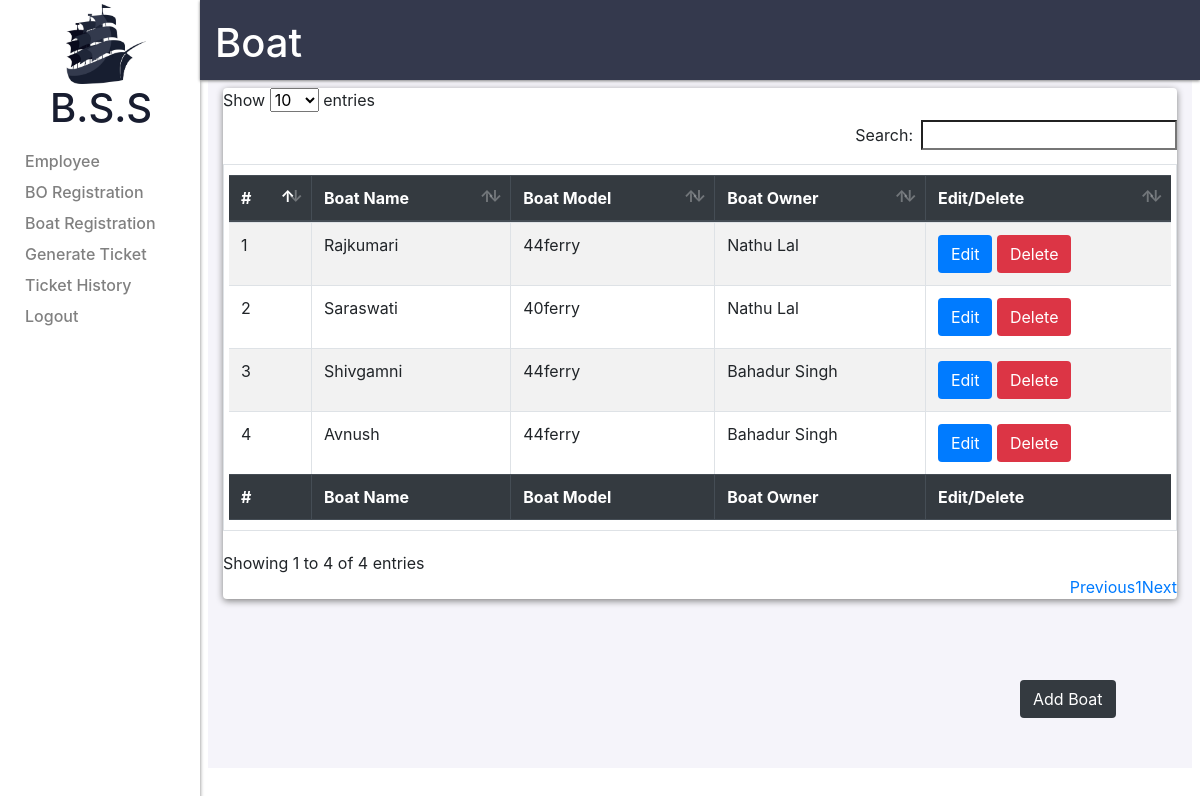
The page /modules/admin/boat_listing.php (signed in) on the database its author committed.
### tables this page shows
CREATE TABLE `boatdetails` (
  `boatid` int(11) NOT NULL,
  `boatowner` int(11) DEFAULT NULL,
  `boatname` varchar(30) DEFAULT NULL,
  `boatnumber` varchar(30) DEFAULT NULL,
  `personcapacity` bigint(20) DEFAULT NULL,
  `weightcapacity` bigint(10) DEFAULT NULL,
  `status` int(1) NOT NULL DEFAULT 0,
  `boatlogo` varchar(50) DEFAULT NULL,
  `boatlogourl` varchar(350) DEFAULT NULL,
  `brandname` varchar(30) DEFAULT NULL,
  `modelname` varchar(30) DEFAULT NULL,
  `createdat` datetime DEFAULT NULL,
  `createdby` int(11) DEFAULT NULL,
  `updatedat` datetime DEFAULT NULL,
  `updatedby` int(11) DEFAULT NULL
);

CREATE TABLE `boatowner` (
  `id` int(11) NOT NULL,
  `username` varchar(30) DEFAULT NULL,
  `name` varchar(32) DEFAULT NULL,
  `email` varchar(30) DEFAULT NULL,
  `adhaarnumber` varchar(30) DEFAULT NULL,
  `pannumber` varchar(20) DEFAULT NULL,
  `mobilenumber` bigint(10) DEFAULT NULL,
  `password` longtext DEFAULT NULL,
  `gender` int(1) DEFAULT NULL,
  `bankname` varchar(30) DEFAULT NULL,
  `ifsc` varchar(10) DEFAULT NULL,
  `accountname` varchar(20) DEFAULT NULL,
  `accountnumber` varchar(20) DEFAULT NULL,
  `status` int(1) NOT NULL DEFAULT 0,
  `roleid` int(1) NOT NULL DEFAULT 3,
  `profilepicture` varchar(50) DEFAULT NULL,
  `profilepictureurl` varchar(50) DEFAULT NULL,
  `addressline1` varchar(30) DEFAULT NULL,
  `addressline2` varchar(30) DEFAULT NULL,
  `cityid` int(5) DEFAULT NULL,
  `stateid` int(5) DEFAULT NULL,
  `countryid` int(5) DEFAULT NULL,
  `zipcode` int(6) DEFAULT NULL,
  `createdat` datetime DEFAULT NULL,
  `createdby` int(11) DEFAULT NULL,
  `updatedat` datetime DEFAULT NULL,
  `updatedby` int(11) DEFAULT NULL
);

### modules/admin/boat_listing.php (the view, shortened to what this page needs)
<?php
require"../../includes/admin/layout/head.php";
require"../../includes/admin/layout/sidebar.php";
require"../../includes/admin/dbconnect.php";
$listing_query="SELECT * FROM boatdetails WHERE status = 1";
$bo_data_query="SELECT id,name FROM boatowner";
$execute_bo_data_query=mysqli_query($connect,$bo_data_query);
while($bo_data=mysqli_fetch_assoc($execute_bo_data_query))
{
$boat_owners[]=array("name"=>$bo_data['name'],"boid"=>$bo_data['id']);
}
$execute_query=mysqli_query($connect,$listing_query);
$index=1;
?>
<div class="col-10 header_container">
<h1 class=header_name>Boat</h1>
</div>
<div class="container">
    <div class="row">
            <div class="col">
            	<div class="add_button">
					<button type="button" class="btn btn-dark" data-toggle="modal" onclick="addemp()" data-target="#myModal">Add Boat</button>
            	</div>
            	<div class="wrapper">
	            	<table id="boatlist" class="customtable table table-striped table-bordered">
	            		<thead class="thead-dark">
	            		<tr>
		        			<th scope="col">#</th>
		            		<th scope="col">Boat Name</th>
		            		<th scope="col">Boat Model</th>
		            		<th scope="col">Boat Owner</th>
		            		<th scope="col">Edit/Delete</th>
		            	</tr>
		            </thead>
		            <tbody>
	<?php
		while($data=mysqli_fetch_assoc($execute_query))
			{
				echo '<tr>';
				echo '<td scope="row">'.$index.'</td>';
				echo '<td>'.$data['boatname'].'</td>';
				echo '<td>'.$data['modelname'].'</td>';
				echo '<td>';
				foreach($boat_owners as $boat_owner)
				{
					if($boat_owner['boid']==$data['boatowner'])
					{
					echo$boat_owner['name'];
					}
				}
				echo'</td>';
				echo '<td><a href="#" onclick="editemp('.$data['boatid'].')" data-toggle="modal" data-target="#myModal" class="btn btn-primary">Edit</a> <a href="../../scripts/admin/boat_delete_script.php?id='.$data['boatid'].'" class="btn btn-danger">Delete</a></td>';
				echo '</tr>';
				$index++;
			}
	?>
	         		</tbody>
	         		<tfoot class="thead-dark">
	            		<tr>
		        		<th scope="col">#</th>
		            		<th scope="col">Boat Name</th>
		            		<th scope="col">Boat Model</th>
		            		<th scope="col">Boat Owner</th>
		            		<th scope="col">Edit/Delete</th>
		            	</tr>
		            </tfoot>
	         	</table>
	         </div>
        </div>
    </div>
</div>

### style/style.css (style rules this page uses)
.header_container { height: 80px; background-color: #34394D; float: right; box-shadow: 0px 1px 3px grey; }
.header_container h1 { color: white; margin: 0% 0%; padding-top: 2%; }
.container { background-color:#F5F4FA ; height: 100%; width: 100%; max-width: 82% !important; max-height: 86% !important; overflow-y: scroll; }
body { margin: 0px; }
.wrapper { background-color: #ffffff; margin: 8px 0px 0px 0px; box-shadow: 0px 2px 7px grey; border-top-right-radius: 4px; border-top-left-radius: 4px; border-bottom-right-radius: 4px; border-bottom-left-radius: 4px; }
.add_button { position: fixed; top: 85%; left: 85%; z-index: 1000; }
.customtable { padding: 10px 5px; }
.row { margin-right: 0px !important; margin-left: 0px !important; }
.col { padding-right: 0px !important; padding-left: 0px !important; }

### rows shown on the page
boatdetails: boatname "Rajkumari", modelname "44ferry"
boatowner: name "Nathu Lal"
boatdetails: boatname "Saraswati", modelname "40ferry"
boatdetails: boatname "Shivgamni", modelname "44ferry"
boatowner: name "Bahadur Singh"
boatdetails: boatname "Avnush", modelname "44ferry"
